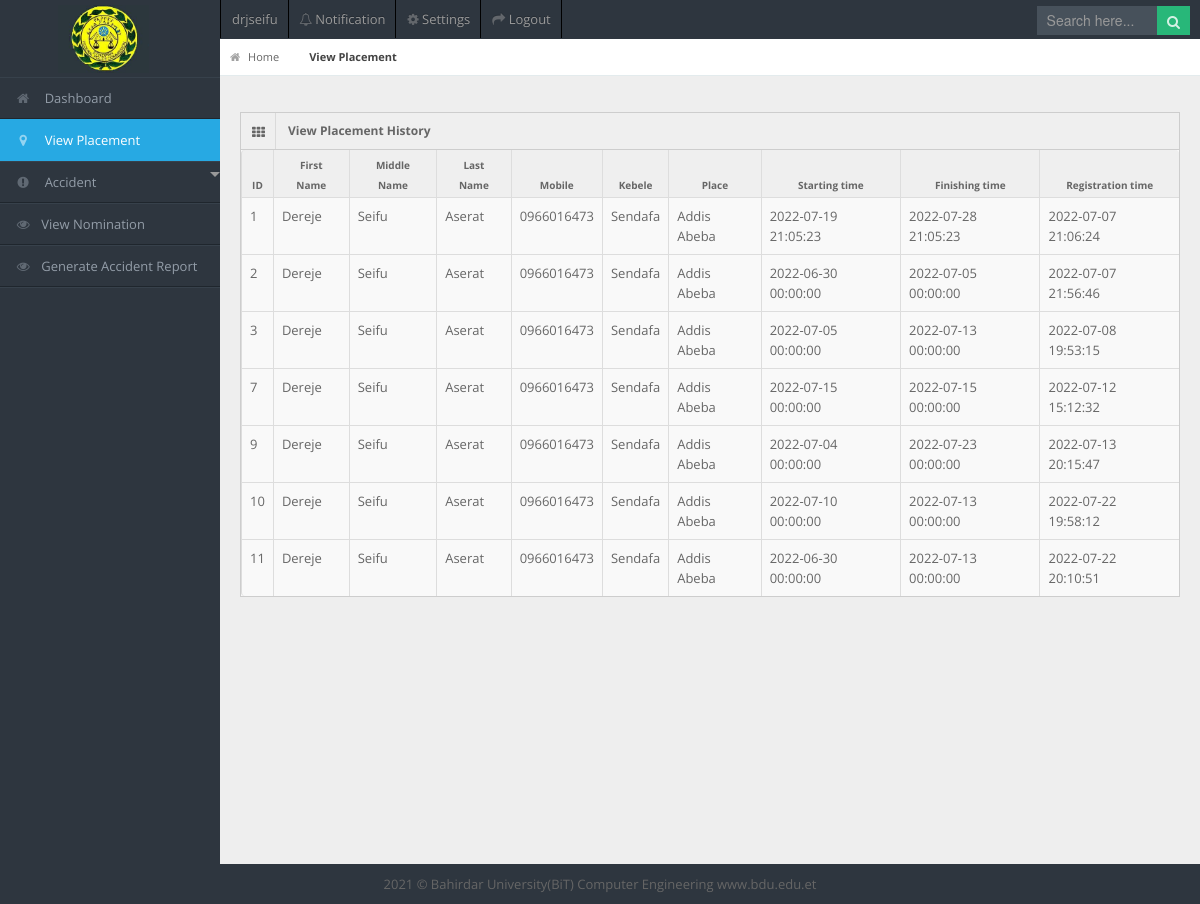
Screenshot of /TP_placement.php (signed in) with the database file from the repository.
### tables this page shows
CREATE TABLE IF NOT EXISTS `user_place` (
  `id` int(15) NOT NULL AUTO_INCREMENT,
  `user_id` int(15) NOT NULL,
  `place_id` int(15) NOT NULL,
  `stime` datetime NOT NULL,
  `ftime` datetime NOT NULL,
  `rtime` datetime NOT NULL DEFAULT CURRENT_TIMESTAMP,
  `description` varchar(2000) DEFAULT NULL,
  PRIMARY KEY (`id`),
  KEY `user_place_placement` (`place_id`),
  KEY `user_place_users` (`user_id`)
);

CREATE TABLE IF NOT EXISTS `users` (
  `id` int(15) NOT NULL AUTO_INCREMENT,
  `fname` varchar(50) NOT NULL,
  `mname` varchar(50) NOT NULL,
  `lname` varchar(50) NOT NULL,
  `gender` enum('male','female','other','') NOT NULL,
  `age` int(15) NOT NULL,
  `job` varchar(50) NOT NULL,
  `mobile` varchar(10) NOT NULL,
  `email` varchar(50) NOT NULL,
  `uname` varchar(50) NOT NULL,
  `password` varchar(50) NOT NULL,
  `photo` varchar(1000) DEFAULT NULL,
  `description` varchar(2000) DEFAULT NULL,
  PRIMARY KEY (`id`)
);

CREATE TABLE IF NOT EXISTS `placement` (
  `id` int(15) NOT NULL AUTO_INCREMENT,
  `kebele` varchar(50) NOT NULL,
  `place` varchar(100) NOT NULL,
  `datetime` datetime NOT NULL DEFAULT CURRENT_TIMESTAMP,
  `description` varchar(2000) DEFAULT NULL,
  PRIMARY KEY (`id`)
);

### TP_placement.php (the view, shortened to what this page needs)
<?php
  if($_SESSION['uname']){
  $user_id=$_SESSION['user_id'] ;
  }
  else{
    header("location: login.php");
  }
include 'Connection.php';
  ?>
<!DOCTYPE html>
<html lang="en">
<head>
<link rel="stylesheet" href="css/bootstrap.min.css" />
<link rel="stylesheet" href="css/bootstrap-responsive.min.css" />
<link rel="stylesheet" href="css/fullcalendar.css" />
<link rel="stylesheet" href="css/matrix-style.css" />
<link rel="stylesheet" href="css/matrix-media.css" />
<link href="font-awesome/css/font-awesome.css" rel="stylesheet" />
<link rel="stylesheet" href="css/jquery.gritter.css" />
</head>
<body>
<div id="header">
  <img src="img/logo.JPG">
</div>
<div id="user-nav" class="navbar navbar-inverse">
  <ul class="nav">
    <li  class="" ><a title="" href="TP_profile.php"><span class="profile"><?php  echo $_SESSION['uname']; ?></span></a>
    </li>
    <li class=""><a href="TP_notification.php"><i class="icon icon-bell"></i> <span class="text">Notification</span></a>
    </li>
    <li class=""><a title="" href="TP_setting.php"><i class="icon icon-cog"></i> <span class="text">Settings</span></a></li>
    <li class=""><a title="" href="logout.php"><i class="icon icon-share-alt"></i> <span class="text">Logout</span></a></li>
  </ul>
</div>
<div id="search">
  <input type="text" placeholder="Search here..."/>
  <button type="submit" class="tip-bottom" title="Search"><i class="icon-search icon-white"></i></button>
</div>
<div id="sidebar"><a href="TP_index.php" class="visible-phone"><i class="icon icon-home"></i> Dashboard</a>
  <ul>
  <li><a href="TP_index.php"><i class="icon icon-home"></i> <span>Dashboard</span></a> </li>
    <li class="active"><a href="TP_placement.php"><i class="icon icon-map-marker"></i> <span>View Placement</span></a></li>
    <li> <a href="#" data-toggle="dropdown" class="dropdown-toggle"><i class="icon icon-exclamation-sign"></i> <span>Accident<b class="caret"></b></span></a>
    </li>
    <li><a href="TP_v_nomination.php"><i class="icon icon-eye-open"></i>View Nomination</a></li>
    <li><a href="TP_v_nomination.php"><i class="icon icon-eye-open"></i>Generate Accident Report</a></li>
  </ul>
</div>
<div id="content">
  <div id="content-header">
    <div id="breadcrumb"> <a href="TPO_index.php" title="Go to Home" class="tip-bottom"><i class="icon-home"></i> Home</a><a href="TPO_v_placement.php" class="current" >View Placement</a></div>
  </div>
<div class="container-fluid">
    <div class="row-fluid">
      <div class="span12" >
        <div class="widget-box">
          <div class="widget-title"> <span class="icon"><i class="icon-th"></i></span>
            <h5>View Placement History</h5>
          </div>
          <div class="widget-content nopadding">
            <table class="table table-bordered data-table">
              <thead>
                <tr>
                  <th>ID</th>
                  <th>First Name</th>
                  <th>Middle Name</th>
                  <th>Last Name</th>
                  <th>Mobile</th>
                  <th>Kebele</th>
                  <th>Place</th>
                  <th>Starting time</th>
                  <th>Finishing time</th>
                  <th>Registration time</th>
                </tr>
              </thead>
              <tbody>
                <tr class="gradeX">
              <?php
              $query = "SELECT user_place.id, fname, mname, lname, mobile, kebele, place, stime, ftime, rtime FROM users inner join user_place on users.id=user_place.user_id inner join placement on user_place.place_id=placement.id where user_place.user_id=$user_id";
              $result = mysqli_query($db, $query) or die( mysqli_error($db));
              while($row = mysqli_fetch_array($result))
              {
              ?>
                  <td><?php echo $row['id']; ?></td>
                  <td><?php echo $row['fname']; ?></td>
                  <td><?php echo $row['mname']; ?></td>
                  <td><?php echo $row['lname']; ?></td>
                  <td><?php echo $row['mobile']; ?></td>
                  <td><?php echo $row['kebele']; ?></td>
                  <td><?php echo $row['place']; ?></td>
                  <td><?php echo $row['stime']; ?></td>
                  <td><?php echo $row['ftime']; ?></td>
                  <td><?php echo $row['rtime']; ?></td>
                </tr>
              <?php } ?>
              </tbody>
            </table>
          </div>
        </div>
      </div>
    </div>
  </div>
</div>
<div class="row-fluid">
  <div id="footer" class="span12"> 2021 &copy; Bahirdar University(BiT) Computer Engineering <a href="http://www.bdu.edu.et">www.bdu.edu.et</a> </div>
</div>
</body>
</html>

### css/matrix-style.css (style rules this page uses)
* { outline:none !important; -moz-outline: none !important; }
html, body { height:100% }
body { overflow-x: hidden; margin-top: -10px; font-family: 'Open Sans', sans-serif; font-size:13px; color:#666; }
a { color:#666; }
select, textarea, input[type="text"], input[type="password"], input[type="datetime"], input[type="datetime-local"], input[type="date"], input[type="month"], input[type="time"], input[type="week"], input[type="number"], input[type="email"], input[type="url"], input[type="search"], input[type="tel"], input[type="color"], .uneditable-input, .label, .dropdown-menu, .btn, .well, .progress, .table-bordered, .btn-group > .btn:first-child, .btn-group > .btn:last-child, .btn-group > .btn:last-child, .btn-group > .dropdown-toggle, .alert { border-radius:0px; }
.btn, textarea, input[type="text"], input[type="password"], input[type="datetime"], input[type="datetime-local"], input[type="date"], input[type="month"], input[type="time"], input[type="week"], input[type="number"], input[type="email"], input[type="url"], input[type="search"], input[type="tel"], input[type="color"], .uneditable-input { box-shadow:none; }
#footer { padding:10px; text-align:center; }
#header { height: 77px; position: relative; width: 20%; z-index: -9; }
#search { position: absolute; z-index: 25; top: 6px; right:10px; }
#search input[type=text] { padding: 4px 10px 5px; border: 0; width: 100px; }
#search button { border: 0; margin-left:-3px; margin-top: -11px; padding: 5px 10px 4px; }
#search button i { opacity: 0.8; color:#fff; }
#user-nav { position: absolute; left: 220px; top:0px; z-index: 20; margin: 0; }
#user-nav > ul { margin: 0; padding: 0; list-style: none; border-right: 1px solid #2e363f;border-left: 1px solid #000; }
#user-nav > ul > li { float: left; list-style-type: none; margin: 0; position: relative; padding: 0; border-left: 1px solid #2e363f; border-right: 1px solid #000; }
#user-nav > ul > li > a { padding:9px 10px; display: block; font-size: 13px; }
#user-nav > ul > li > a > i, #sidebar li a i { opacity: .5; margin-top: 2px; }
#sidebar { display: block; float: left; position: relative; width: 220px; z-index: 16; }
#sidebar > ul { list-style: none; margin: 0px 0 0; padding: 0; position: absolute; width: 220px; }
#sidebar > ul > li { display: block; position: relative; }
#sidebar > ul > li > a { padding: 10px 0 10px 15px; display: block; color: #939da8; }
#sidebar > ul > li > a > i { margin-right: 10px; }
#sidebar > ul > li.active > a { background: url("../img/menu-active.png") no-repeat scroll right center transparent !important; text-decoration:none; }
#content { background: none repeat scroll 0 0 #eeeeee; margin-left: 220px; margin-right: 0; padding-bottom: 25px; position: relative; min-height:100%; width: auto; }
#content-header { position: abslute; width: 100%; margin-top: -38px; z-index: 20; }
.container-fluid .row-fluid:first-child { margin-top: 20px; }
#breadcrumb { background-color: #fff; border-bottom: 1px solid #e3ebed; }
#breadcrumb a { padding: 8px 20px 8px 10px; display: inline-block; background-image: url('../img/breadcrumb.png'); background-position: center right; background-repeat: no-repeat; font-size: 11px; color: #666666; }
#breadcrumb a:last-child { background-image:none; }
#breadcrumb a.current { font-weight: bold; color: #444444; }
#breadcrumb a i { margin-right: 5px; opacity: .6; }
.stat-boxes .peity_bar_good, .stat-boxes .peity_line_good, { color: #459D1C; }
.widget-box { background: none repeat scroll 0 0 #F9F9F9; border-left: 1px solid #CDCDCD; border-top: 1px solid #CDCDCD; border-right: 1px solid #CDCDCD; clear: both; margin-top: 16px; margin-bottom: 16px; position: relative; }
.widget-title, .modal-header, .table th, div.dataTables_wrapper .ui-widget-header { background:#efefef; border-bottom: 1px solid #CDCDCD; height: 36px; }
.widget-title span.icon { padding: 9px 10px 7px 11px; float: left; border-right:1px solid #dadada; }
.widget-title h5 { color: #666; float: left; font-size: 12px; font-weight: bold; padding: 12px; line-height: 12px; margin: 0; }
.widget-content { padding:15px; border-bottom: 1px solid #cdcdcd; }
.table th { height: auto; font-size: 10px; padding: 5px 10px 2px; border-bottom: 0; text-align: center; color: #666666; }
.nopadding { padding: 0 !important; }
.nopadding .table { margin-bottom: 0; }
.nopadding .table-bordered { border: 0; }

### rows the page displays
user_place: id "1", user.fname "Dereje", user.mname "Seifu", user.lname "Aserat", user.mobile "0966016473", place.kebele "Sendafa", place.place "Addis Abeba", stime "2022-07-19 21:05:23", ftime "2022-07-28 21:05:23", rtime "2022-07-07 21:06:24"
user_place: id "2", user.fname "Dereje", user.mname "Seifu", user.lname "Aserat", user.mobile "0966016473", place.kebele "Sendafa", place.place "Addis Abeba", stime "2022-06-30 00:00:00", ftime "2022-07-05 00:00:00", rtime "2022-07-07 21:56:46"
user_place: id "3", user.fname "Dereje", user.mname "Seifu", user.lname "Aserat", user.mobile "0966016473", place.kebele "Sendafa", place.place "Addis Abeba", stime "2022-07-05 00:00:00", ftime "2022-07-13 00:00:00", rtime "2022-07-08 19:53:15"
user_place: id "7", user.fname "Dereje", user.mname "Seifu", user.lname "Aserat", user.mobile "0966016473", place.kebele "Sendafa", place.place "Addis Abeba", stime "2022-07-15 00:00:00", ftime "2022-07-15 00:00:00", rtime "2022-07-12 15:12:32"
user_place: id "9", user.fname "Dereje", user.mname "Seifu", user.lname "Aserat", user.mobile "0966016473", place.kebele "Sendafa", place.place "Addis Abeba", stime "2022-07-04 00:00:00", ftime "2022-07-23 00:00:00", rtime "2022-07-13 20:15:47"
user_place: id "10", user.fname "Dereje", user.mname "Seifu", user.lname "Aserat", user.mobile "0966016473", place.kebele "Sendafa", place.place "Addis Abeba", stime "2022-07-10 00:00:00", ftime "2022-07-13 00:00:00", rtime "2022-07-22 19:58:12"
user_place: id "11", user.fname "Dereje", user.mname "Seifu", user.lname "Aserat", user.mobile "0966016473", place.kebele "Sendafa", place.place "Addis Abeba", stime "2022-06-30 00:00:00", ftime "2022-07-13 00:00:00", rtime "2022-07-22 20:10:51"

### other values shown
$_SESSION['uname'] "drjseifu"
